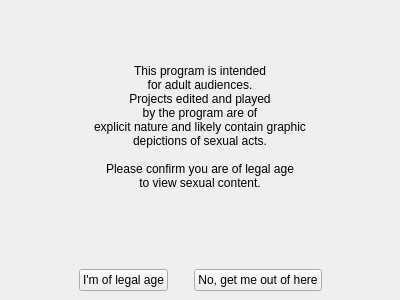
<?xml version="1.0" encoding="UTF-8"?>
<ui version="4.0">
 <class>CAgeCheckOverlay</class>
 <widget class="COverlayBase" name="CAgeCheckOverlay">
  <property name="geometry">
   <rect>
    <x>0</x>
    <y>0</y>
    <width>400</width>
    <height>300</height>
   </rect>
  </property>
  <property name="windowTitle">
   <string>Form</string>
  </property>
  <layout class="QGridLayout" name="gridLayout">
   <property name="leftMargin">
    <number>0</number>
   </property>
   <property name="topMargin">
    <number>0</number>
   </property>
   <property name="rightMargin">
    <number>0</number>
   </property>
   <property name="bottomMargin">
    <number>0</number>
   </property>
   <item row="1" column="0">
    <widget class="QWidget" name="widget" native="true">
     <layout class="QGridLayout" name="gridLayout_10">
      <item row="2" column="2">
       <spacer name="horizontalSpacer_5">
        <property name="orientation">
         <enum>Qt::Horizontal</enum>
        </property>
        <property name="sizeType">
         <enum>QSizePolicy::Fixed</enum>
        </property>
        <property name="sizeHint" stdset="0">
         <size>
          <width>20</width>
          <height>20</height>
         </size>
        </property>
       </spacer>
      </item>
      <item row="2" column="1">
       <widget class="QPushButton" name="pConfirmButton">
        <property name="text">
         <string>I'm of legal age</string>
        </property>
       </widget>
      </item>
      <item row="2" column="0">
       <spacer name="horizontalSpacer_6">
        <property name="orientation">
         <enum>Qt::Horizontal</enum>
        </property>
        <property name="sizeHint" stdset="0">
         <size>
          <width>40</width>
          <height>20</height>
         </size>
        </property>
       </spacer>
      </item>
      <item row="2" column="5">
       <spacer name="horizontalSpacer_7">
        <property name="orientation">
         <enum>Qt::Horizontal</enum>
        </property>
        <property name="sizeHint" stdset="0">
         <size>
          <width>40</width>
          <height>20</height>
         </size>
        </property>
       </spacer>
      </item>
      <item row="2" column="3">
       <widget class="QPushButton" name="pCancelButton">
        <property name="text">
         <string>No, get me out of here</string>
        </property>
       </widget>
      </item>
     </layout>
    </widget>
   </item>
   <item row="0" column="0">
    <widget class="QWidget" name="widget_2" native="true">
     <property name="sizePolicy">
      <sizepolicy hsizetype="Expanding" vsizetype="Expanding">
       <horstretch>0</horstretch>
       <verstretch>0</verstretch>
      </sizepolicy>
     </property>
     <layout class="QGridLayout" name="gridLayout_2">
      <item row="0" column="0">
       <widget class="QLabel" name="label">
        <property name="text">
         <string>This program is intended
for adult audiences.
Projects edited and played
by the program are of
explicit nature and likely contain graphic
depictions of sexual acts.

Please confirm you are of legal age
to view sexual content.</string>
        </property>
        <property name="alignment">
         <set>Qt::AlignCenter</set>
        </property>
       </widget>
      </item>
     </layout>
    </widget>
   </item>
  </layout>
 </widget>
 <customwidgets>
  <customwidget>
   <class>COverlayBase</class>
   <extends>QWidget</extends>
   <header>Widgets/OverlayBase.h</header>
   <container>1</container>
  </customwidget>
 </customwidgets>
 <resources/>
 <connections/>
</ui>
